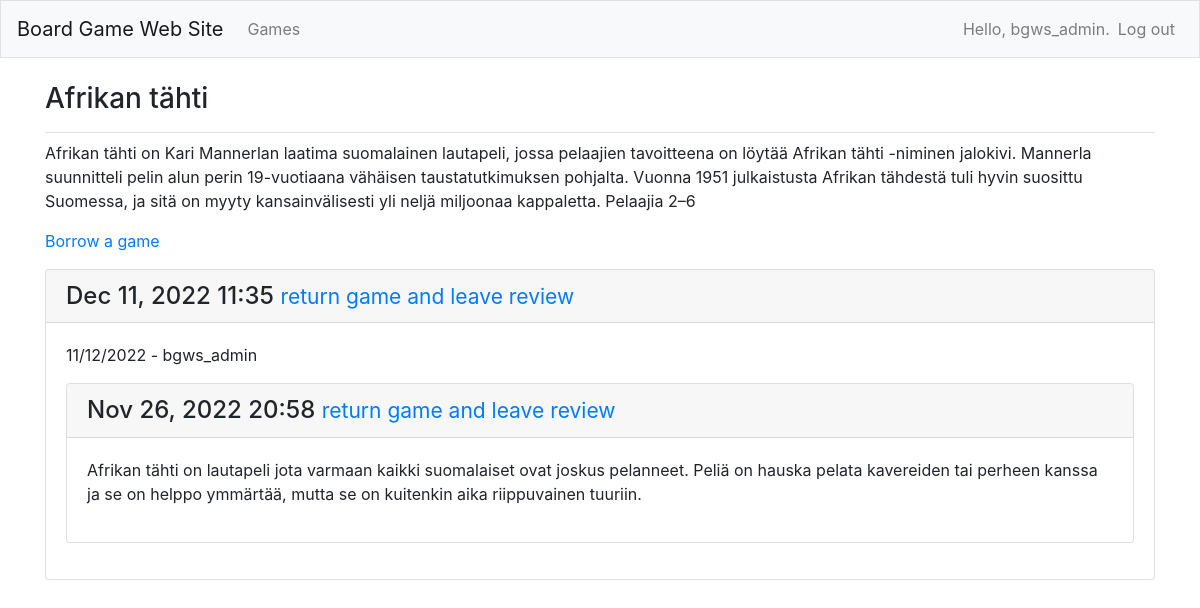
The page /games/1/ (signed in) on the database its author committed.
### board_game_web_sites/models.py (models this page shows, shortened)
class Board_game(models.Model) :
    name = models.CharField(max_length=100)
    description = models.CharField(max_length=1000, null=True)
    date_added = models.DateTimeField(auto_now_add=True)
    date_modified = models.DateTimeField(auto_now=True)
    owner = models.ForeignKey(User, on_delete=models.CASCADE)
    def __str__(self):
        return self.name

class Review(models.Model):
    my_review = models.TextField(max_length=250)
    stars = models.IntegerField()
    date_added = models.DateTimeField(auto_now_add=True)
    date_modified = models.DateTimeField(auto_now=True)
    game = models.ForeignKey(Board_game, on_delete=models.CASCADE)
    owner = models.ForeignKey(User, on_delete=models.CASCADE)

### board_game_web_sites/views.py (the view)
# urls.py: path('games/<int:game_id>/',views.game, name='game'),
@login_required
def game(request, game_id):
    game = get_object_or_404(Board_game, id=game_id)
    reviews = game.review_set.order_by('-date_added')
    context = {'game': game, 'reviews':reviews}
    return render(request, 'board_game_web_sites/board_game.html', context)

### board_game_web_sites/templates/board_game_web_sites/board_game.html
{% extends 'board_game_web_sites/base.html' %}
{% block page_header %}
  <h3>{{ game }}</h3>
{% endblock page_header %}
{% block content %}
  <p>
    {{ game.description }}
  </p>
  <p>
    <a href="{% url 'board_game_web_sites:new_review' game.id %}">Borrow a game</a>
  </p>
  {% for review in reviews %}
    <div class="card mb-3">
      <h4 class="card-header">
      {{ review.date_added|date:'M d, Y H:i' }}
      {% if review.owner == request.user %}
        <small><a href="{% url 'board_game_web_sites:edit_review' review.id %}">
          return game and leave review</a></small>
      {% endif %}
  </h4>
    <div class="card-body">
      {{ review.my_review|linebreaks }}
  {% empty %}
  <p>There are no reviews for this game yet.</p>
  {% endfor %}
{% endblock content %}

### board_game_web_sites/templates/board_game_web_sites/base.html (shortened to what this page needs)
{% load bootstrap4 %}
<!DOCTYPE html>
<html lang="en">
<head>
  {% bootstrap_css %}
</head>
<body>
  <nav class="navbar navbar-expand-md navbar-light bg-light mb-4 border">
      <a class="navbar-brand" href="{% url 'board_game_web_sites:index' %}">
        Board Game Web Site</a>
      <div class="collapse navbar-collapse" id="navbarCollapse">
        <ul class="navbar-nav mr-auto">
          <li class="nav-item">
          <a class="nav-link" href="{% url 'board_game_web_sites:games' %}">Games</a></li>
        </ul>
        <ul class="nav navbar-nav ml-auto">
          {% if user.is_authenticated %}
          <li class="nav-item">
            <span class="navbar-text"}>Hello, {{ user.username }}.</span>
          </li>
          <li class="nav-item">
            <a class="nav-link" href="{% url 'users:logout' %}">Log out</a>
          </li>
          {% else %}
          <li class="nav-item">
            <a class="nav-link" href="{% url 'users:register' %}">Register</a>
          </li>
          <li class="nav-item">
            <a class="nav-link" href="{% url 'users:login' %}">Log in</a></li>
          {% endif %}
        </ul>
      </div>
    </nav>
  <main role="main" class="container">
    <div class="pb-2 mb-2 border-bottom">
    {% block page_header %}{% endblock page_header %}
  </div>
    <div>
      {% block content %}{% endblock content %}
    </div>
  </main>
</body>
</html>

### rows shown on the page
Board_game: name "Afrikan tähti", description "Afrikan tähti on Kari Mannerlan laatima suomalainen lautapeli, jossa pelaajien tavoitteena on löytää Afrikan tähti -niminen jalokivi. Mannerla suunnitteli pelin alun perin 19-vuotiaana vähäisen taustatutkimuksen pohjalta. Vuonna 1951 julkaistusta Afrikan tähdestä tuli hyvin suosittu Suomessa, ja sitä on myyty kansainvälisesti yli neljä miljoonaa kappaletta. Pelaajia 2–6"
Review: date_added "Dec 11, 2022 11:35", shows "return game and leave review", my_review "11/12/2022 - bgws_admin"
Review: date_added "Nov 26, 2022 20:58", shows "return game and leave review", my_review "Afrikan tähti on lautapeli jota varmaan kaikki suomalaiset ovat joskus pelanneet. Peliä on hauska pelata kavereiden tai perheen kanssa ja se on helppo ymmärtää, mutta se on kuitenkin aika riippuvainen tuuriin."

### other values the page prints
{{ user.username }} "bgws_admin"
